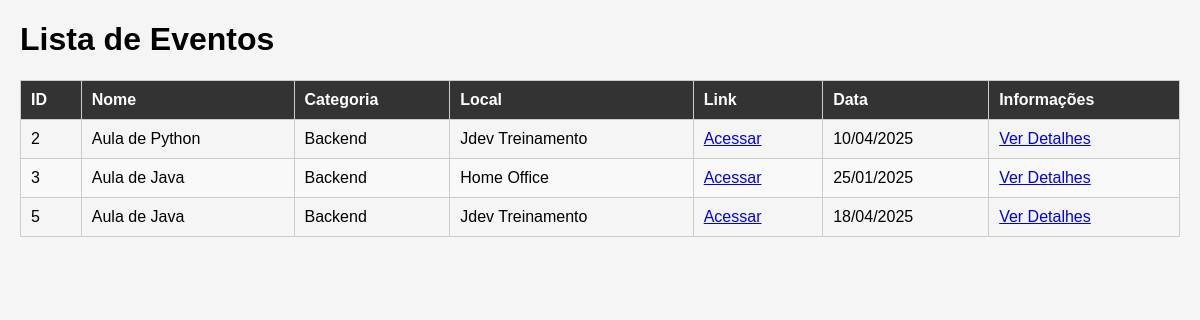
The page / on the database its author committed.
### agenda/models.py (models this page shows, shortened)
class Evento(models.Model):
    nome = models.CharField(max_length=256)
    categoria = models.ForeignKey("Categoria", on_delete=models.SET_NULL, null=True)
    local = models.CharField(max_length=256, blank=True)
    link = models.CharField(max_length=256, blank=True)
    data = models.DateField(null=True)
    participantes=models.IntegerField(default=0)

class Categoria(models.Model):  # ORM mapeia alguns atributos dessa classe para banco de dados
    nome = models.CharField(max_length=256,unique=True)

### agenda/views.py (the view)
# urls.py: path("", listar_eventos, name="listar_eventos_raiz"),
def listar_eventos(request):
    eventos = Evento.objects.filter(data__gte=date.today())
    return render(request=request, context={"eventos": eventos}, template_name="agenda/listar_eventos.html")

### agenda/templates/agenda/listar_eventos.html (shortened to what this page needs)
<!DOCTYPE html>
<html lang="en">
<head>
</head>
<body>
    <h1>Lista de Eventos</h1>
    <table>
        <thead>
            <tr>
                <th>ID</th>
                <th>Nome</th>
                <th>Categoria</th>
                <th>Local</th>
                <th>Link</th>
                <th>Data</th>
                <th>Informações</th>
            </tr>
        </thead>
        <tbody>
            {% for evento in eventos %}
                <tr>
                    <td>{{ evento.id }}</td>
                    <td>{{ evento.nome }}</td>
                    <td>{{ evento.categoria.nome }}</td>
                    <td>
                        {% if evento.local %}
                            {{ evento.local }}
                        {% else %}
                            Não informado
                        {% endif %}
                    </td>
                    <td>
                        {% if evento.link %}
                            <a href="{{ evento.link }}" target="_blank">Acessar</a>
                        {% else %}
                            A Definir
                        {% endif %}
                    </td>
                    <td>
                        {% if evento.data %}
                            {{ evento.data | date:"d/m/Y"}}
                        {% else %}
                            A definir
                        {% endif %}
                    </td>
                    <td><a href="{% url 'exibir_evento' evento.id %}">Ver Detalhes</td>
                </tr>
            {% empty %}
                <tr>
                    <td colspan="5">Nenhum evento encontrado.</td>
                </tr>
            {% endfor %}
        </tbody>
    </table>
</body>
</html>

### agenda/templates/agenda/listar_eventos.html (style rules this page uses)
body { font-family: Arial, sans-serif; margin: 20px; background-color: #f5f5f5; }
table { width: 100%; border-collapse: collapse; margin-top: 20px; }
th, td { border: 1px solid #ccc; padding: 10px; text-align: left; }
th { background-color: #333; color: #fff; }
tr:nth-child(even) { background-color: #f9f9f9; }

### rows shown on the page
Evento: id "2", nome "Aula de Python", categoria.nome "Backend", local "Jdev Treinamento", data "10/04/2025"
Evento: id "3", nome "Aula de Java", categoria.nome "Backend", local "Home Office", data "25/01/2025"
Evento: id "5", nome "Aula de Java", categoria.nome "Backend", local "Jdev Treinamento", data "18/04/2025"
